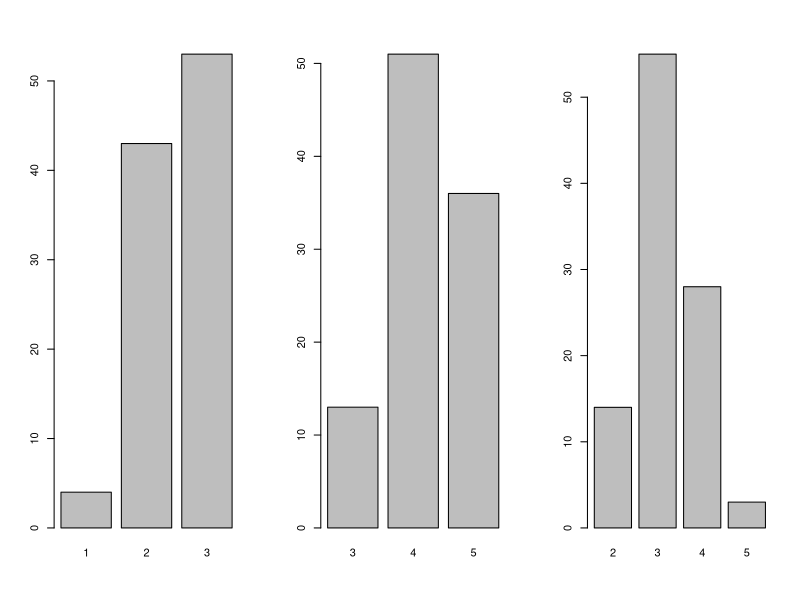
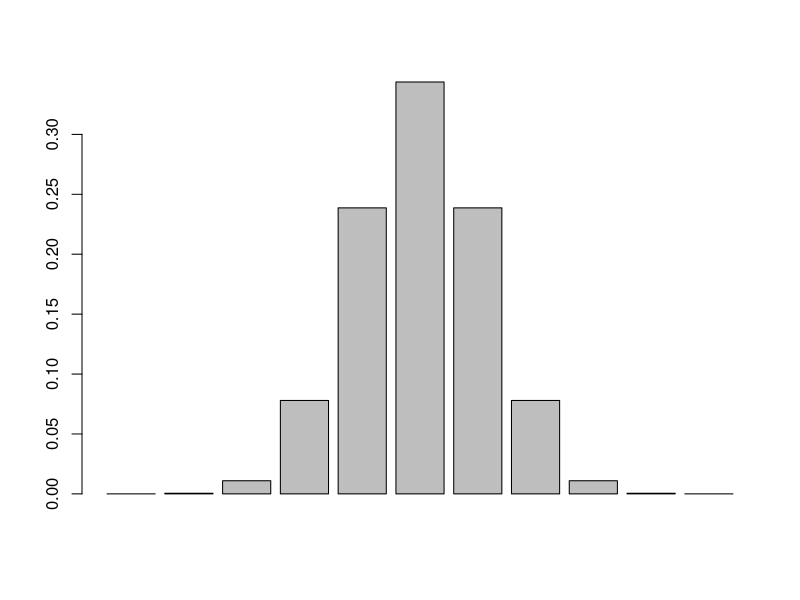
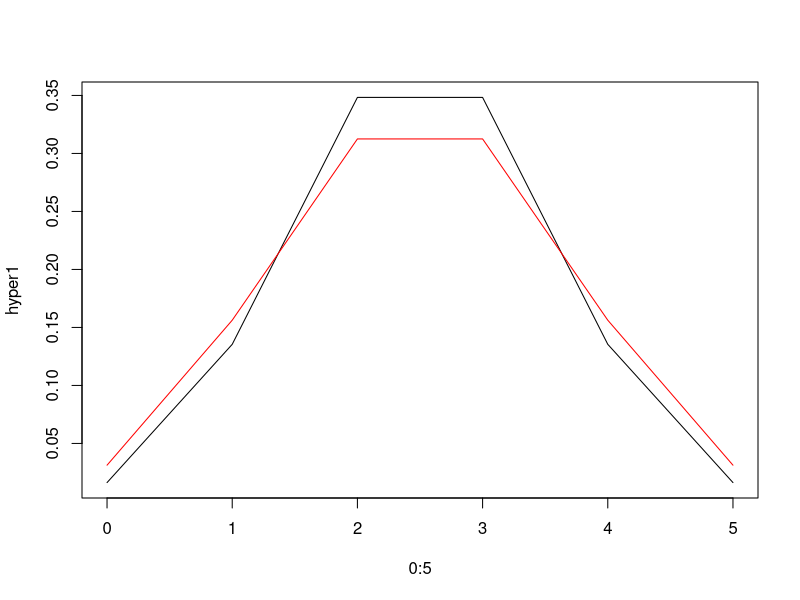
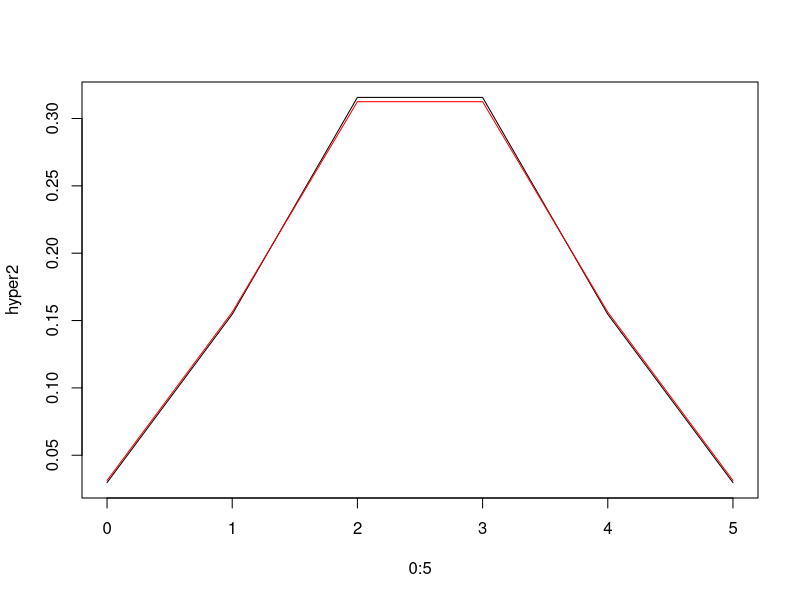
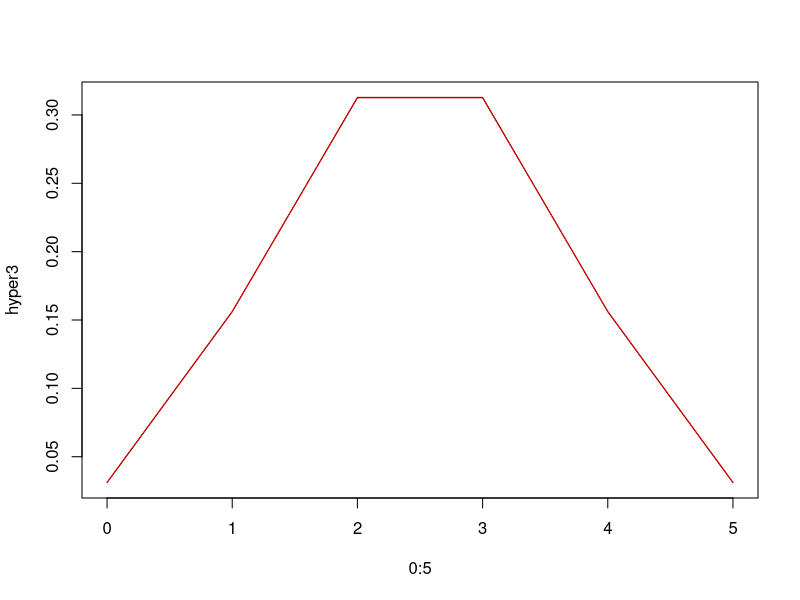
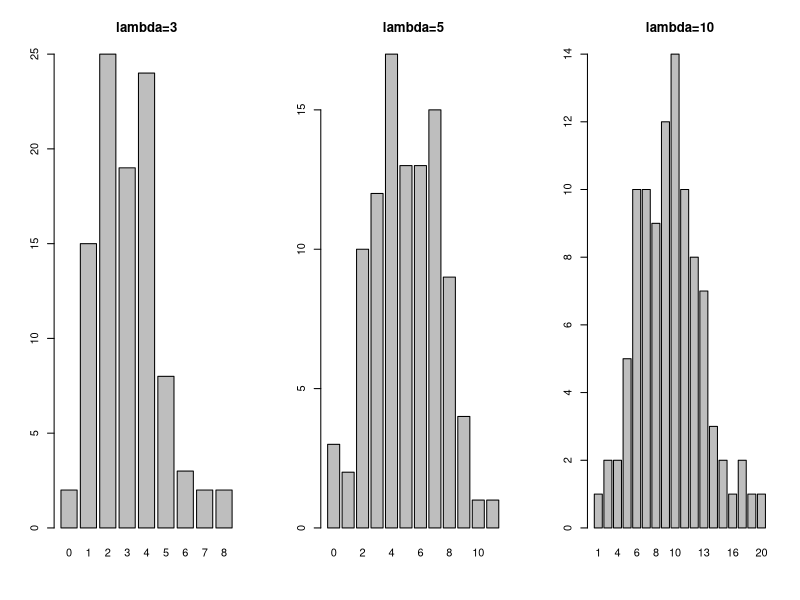
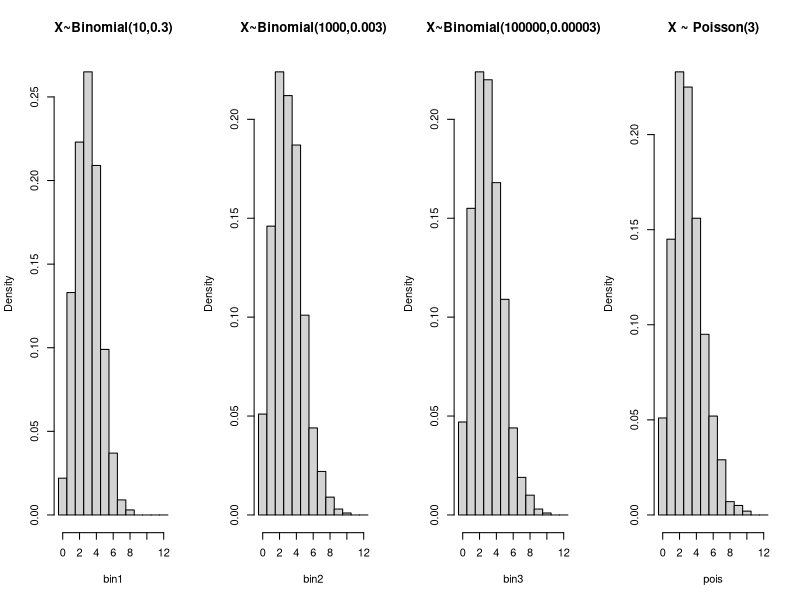
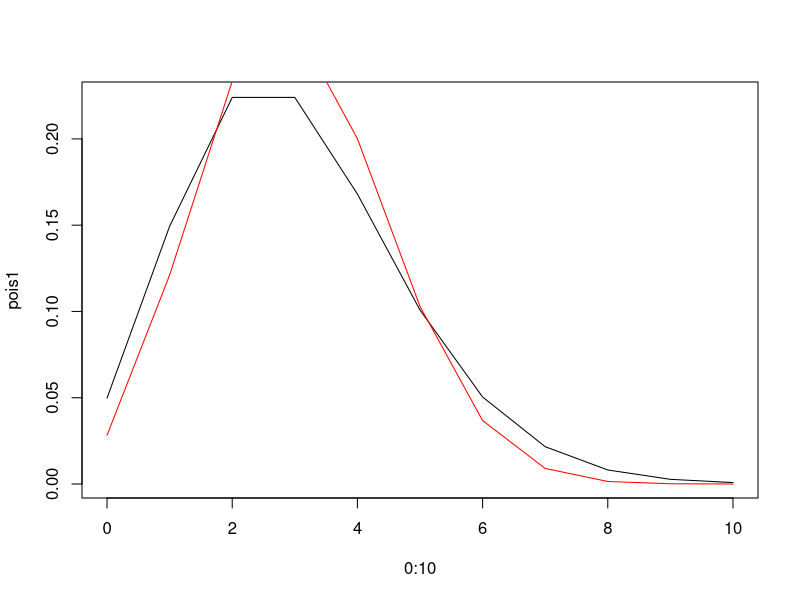

R code for these plots, in order:

# 초기하 분포
# X ~ hypergeometirc(N, n, D)

# 초기하 분포를 따르는 확률변수 생성
# rhyper(nn, m, n, k)
# m: 흰 공 개수,
# n: 검은 공 개수
# k: 비복원 추출 하는 공의 수 (관심범주 : 흰 공)

X <- rhyper(nn = 100, m = 10, n = 2, k = 3); X
Y <- rhyper(nn = 100, m = 10, n = 2, k = 5); Y
Z <- rhyper(nn = 100, m = 5, n = 3, k = 5); Z

# 등장 횟수
table(X)
table(Y)
table(Z)

par(mfrow=c(1,3))
barplot(table(X))
barplot(table(Y))
barplot(table(Z))

# 초기하 분포의 기댓값
# E[X] = n*p = n*(D/N)
3 * (10/12)
mean(X)

5 * (10/12)
mean(Y)

5 * (5/8)
mean(Z)

# 초기하 분포의 분산
# Var[X] = np(1-p) = n * (D/N) * ((N-n)/(N-1))
3 * (10/12) * (1-10/12) * (9/11)
var(X)


# dhyper(x, m, n, k)
# 흰공이 m개, 검은공이 n개일 때, k개를 뽑아 x개가 흰공(성공)일 확률
# e.g. 흰 공이 5개, 검은 공이 2개일 때, 3개를 뽑아 2개가 흰 공(성공)일 확률
dhyper(2, m = 10, n = 2, k = 3) 
# e.g. 흰 공이 5개, 검은 공이 2개일 때, 3개를 뽑아 0,1,2,3개가 흰 공(성공)일 확률
dhyper(0:3, m = 10, n = 2, k = 3) 


############################################
## 이산형 확률 변수의 기댓값
## sum(X * P(X=x))
mu <- sum(0:3 * dhyper(0:3, m = 10, n = 2, k = 3)); mu
## 초기하 분포의 기댓값: E[X] = n*p = n*(D/N)
3 * (10/12)

## 이산형 확률 변수의 분산
sum((0:3 - mu)^2 * dhyper(0:3, m = 10, n = 2, k = 3))
## 초기하 분포의 분산: Var[X] = np(1-p) = n * (D/N) * ((N-n)/(N-1))
3 * (10/12) * (1-10/12) * (9/11)
############################################

# 확률질량함수 시각화
par(mfrow=c(1,1))
barplot(dhyper(0:10, m = 10, n = 10, k = 10))

# phyper(q, m, n, k, lower.tail = TRUE)
# 초기하 분포의 누적확률 계산 # P[X <= x]
phyper(3, m = 10, n = 5, k = 4) # P[X <= 3]
phyper(3, m = 10, n = 5, k = 4, lower.tail = FALSE) # P[X > 4]
phyper(0:4, m = 10, n = 5, k = 4)
dhyper(0:4, m = 10, n = 5, k = 4)


# qbinom(p, size, prob, lower.tail = TRUE)
# 초기하 분포의 분위수 계산
p <- phyper(3, m = 10, n = 5, k = 4); p
qhyper(p, m = 10, n = 5, k = 4)

p <- phyper(0:4, m = 10, n = 5, k = 4); p
qhyper(p, m = 10, n = 5, k = 4)


# Approximation to Binomial (n < 0.05*N)
hyper <- rhyper(nn = 1000, m = 100, n = 100, k = 5); hyper
bin <- rbinom(n = 1000, size = 5, prob = 0.5); bin
table(hyper) / 1000
table(bin) / 1000

# 초기하 분포와 이항분포의 기댓값과 분산
mean(hyper); mean(bin)
var(hyper); var(bin)


par(mfrow=c(1,1))

hyper1 <- dhyper(x = 0:5, m = 10, n = 10, k = 5); hyper1
bin1 <- dbinom(x = 0:5, size = 5, prob = 0.5); bin1
plot(0:5, hyper1, 'l')
points(0:5, bin1, type='l',col='red')

hyper2 <- dhyper(x = 0:5, m = 100, n = 100, k = 5); hyper2
bin2 <- dbinom(x = 0:5, size = 5, prob = 0.5); bin2
plot(0:5, hyper2, 'l')
points(0:5, bin2, type='l',col='red')

hyper3 <- dhyper(x = 0:5, m = 1000, n = 1000, k = 5); hyper3
bin3 <- dbinom(x = 0:5, size = 5, prob = 0.5); bin3
plot(0:5, hyper3, 'l')
points(0:5, bin3, type='l',col='red')



#####################################################################
#####################################################################
#####################################################################


# 포아송 분포
# X ~ Poisson(lambda)

# rpois(n, lambda)
# 포아송 분포를 따르는 확률변수 생성
n <- 100

X <- rpois(n = n, lambda = 3); X
Y <- rpois(n = n, lambda = 5); Y
Z <- rpois(n = n, lambda = 10); Z

# 등장 횟수
table(X)
table(Y)
table(Z)

# 포아송 분포의 기댓값
# E[X] = lambda
mean(X)
mean(Y)
mean(Z)

# 포아송 분포의 분산
# Var[X] = lambda
var(X)
var(Y)
var(Z)

# 시각화
par(mfrow=c(1,3))
barplot(table(X), main = "lambda=3")
barplot(table(Y), main = "lambda=5")
barplot(table(Z), main = "lambda=10")

# dpois(x, lambda)
# X ~ Pois(lambda)일 때, P[X = x]일 확률
dpois(4, lambda = 3) # X ~ Pois(3)일 때, P[X = 4]
dpois(7, lambda = 5) # X ~ Pois(5)일 때, P[X = 7]

# ppois(q, lambda, lower.tail = TRUE)
# X ~ Pois(lambda)일 때, P[X <= x]일 확률
ppois(5, lambda = 3) # X ~ Pois(3)일 때, P[X <= 5]
ppois(5, lambda = 3, lower.tail = FALSE) # X ~ Pois(3)일 때, P[X > 5]

# qpois(p, lambda, lower.tail = TRUE)
# 포아송 분포의 분위수 계산
p <- ppois(5, lambda = 3); p
qpois(p, lambda = 3)


# Approximation to Poisson(m -> infty, p -> 0)
bin1 <- rbinom(n = 1000, size = 10, prob = 3/10); bin1
table(bin1) / 1000

bin2 <- rbinom(n = 1000, size = 1000, prob = 3/1000); bin2
table(bin2) / 1000

bin3 <- rbinom(n = 1000, size = 100000, prob = 3/100000); bin3
table(bin3) / 1000

pois <- rpois(n = 1000, lambda = 3); pois
table(pois) / 1000

table(bin1) / 1000
table(bin2) / 1000
table(bin3) / 1000
table(pois) / 1000

mean(bin1); mean(bin2); mean(bin3); mean(pois)
var(bin1); var(bin2); var(bin3); var(pois)

par(mfrow = c(1, 4))
b_points <- seq(from = 0, to = 13, by = 1) - 0.5; b_points
hist(bin1, breaks = b_points, freq = F, main = "X~Binomial(10,0.3)")
hist(bin2, breaks = b_points, freq = F, main = "X~Binomial(1000,0.003)")
hist(bin3, breaks = b_points, freq = F, main = "X~Binomial(100000,0.00003)")
hist(pois, breaks = b_points, freq = F, main = "X ~ Poisson(3)")


par(mfrow=c(1,1))

pois1 <- dpois(x = 0:10, lambda = 3); pois1
bin1 <- dbinom(x = 0:10, size = 10, prob = 3/10); bin1
plot(0:10, pois1, 'l')
points(0:10, bin1, type='l', col = 'red')

pois2 <- dpois(x = 0:10, lambda = 3); pois2
bin2 <- dbinom(x = 0:10, size = 100, prob = 3/100); bin2

plot(0:10, pois2, 'l')
points(0:10, bin2, type='l', col = 'red')

pois3 <- dpois(x = 0:10, lambda = 3); pois3
bin3 <- dbinom(x = 0:10, size = 1000, prob = 3/1000); bin3

plot(0:10, pois3, 'l')
points(0:10, bin3, type='l', col = 'red')

